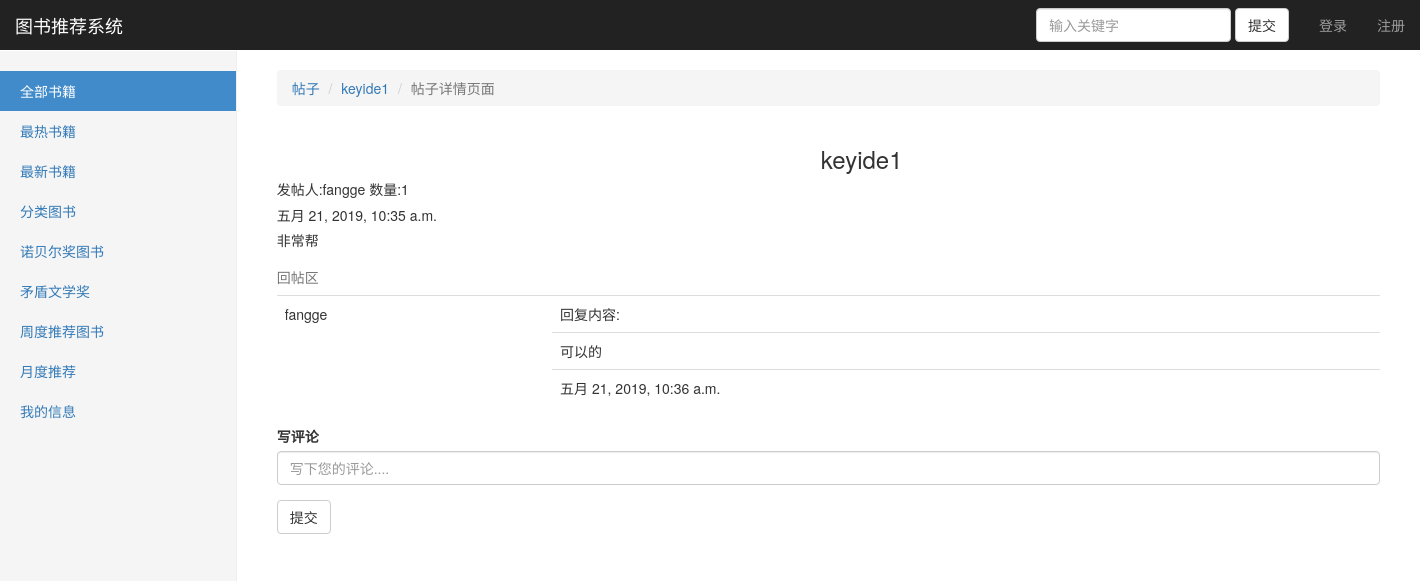
The page /liuyanson/1 on the database its author committed.
### user/models.py (models this page shows, shortened)
class Liuyan(models.Model):
    user=models.ForeignKey(User,on_delete=models.CASCADE,verbose_name="用户")
    title=models.CharField(max_length=64,verbose_name="标题")
    num=models.IntegerField(verbose_name="回帖数",default=0)
    content=models.TextField(verbose_name="内容")
    addtime=models.DateTimeField(auto_now_add=True)
    class Meta:
        verbose_name="留言"
        verbose_name_plural=verbose_name

class User(models.Model):
    username=models.CharField(max_length=32,unique=True,verbose_name="账号")
    password=models.CharField(max_length=32,verbose_name="密码")
    phone=models.CharField(max_length=32,verbose_name="手机号码")
    name=models.CharField(max_length=32,verbose_name="名字",unique=True)
    address=models.CharField(max_length=32,verbose_name="地址")
    email=models.EmailField(verbose_name="邮箱")
    class Meta:
        verbose_name_plural="用户"
        verbose_name="用户"

class Liuyanson(models.Model):
    liuyan=models.ForeignKey(Liuyan,on_delete=models.CASCADE,verbose_name="留言")
    user=models.ForeignKey(User,on_delete=models.CASCADE,verbose_name="用户",related_name='user')
    content=models.CharField(max_length=32,verbose_name="内容")
    addtime=models.DateTimeField(auto_now_add=True)
    class Meta:
        verbose_name="子留言"
        verbose_name_plural=verbose_name

### user/views.py (the view)
# urls.py: path('liuyanson/<int:liuyan_id>',views.liuyanson,name='liuyanson'),
def liuyanson(request,liuyan_id):
    liuyan=Liuyan.objects.get(id=liuyan_id)
    son=liuyan.liuyanson_set.all()
    return render(request,'user/sonliuyan.html',{'i':liuyan,'son':son})

### user/templates/user/sonliuyan.html (shortened to what this page needs)
{% extends 'base.html' %}
{% block  right-panel-content %}
<body>
<ul class="breadcrumb">
	<li><a href="{% url 'liuyan' %}">帖子</a></li>
	<li><a href="{% url 'liuyanson' i.id %}">{{ i.title }}</a></li>
	<li class="active">帖子详情页面</li>
</ul>
	  <div class="container">
		  <div class="row text-center h3">{{ i.title }}</div>
		   <div class="row h5">
			  发帖人:<span>{{ i.user.name }}</span>
			  数量:<span>{{ i.num }}</span>
		  </div>
		  <div class="row h5">{{ i.addtime }}</div>
		     <div class="row h5">
			     {{ i.content }}
		  </div>
   </div>
<table class="table" >
  <caption>回帖区</caption>
  {% for i in son %}
    <tr>
	    <td rowspan="3">{{ i.user.name }}</td>
      <td>回复内容:</td>
    </tr>
    <tr>
	    <td>{{ i.content }}</td>
    </tr>
	 <tr>
		 <td>{{ i.addtime }}</td>
    </tr>
    {% endfor %}
</table>
<form role="form" action="{% url 'soncommen' i.id %}" method='post'>
	<div class="form-group">
		<label for="name">写评论</label>
		<input type="text" class="form-control" name="content" placeholder="写下您的评论....">
	</div>
	<button class="btn btn-default" type="submit">提交</button>
 </form>
 {% endblock %}

### static/css/dashboard.css (style rules this page uses)
body { padding-top: 50px; }

### rows shown on the page
Liuyan: title "keyide1", user.name "fangge", num "1", addtime "五月 21, 2019, 10:35 a.m.", content "非常帮"
Liuyanson: user.name "fangge", content "可以的", addtime "五月 21, 2019, 10:36 a.m."
